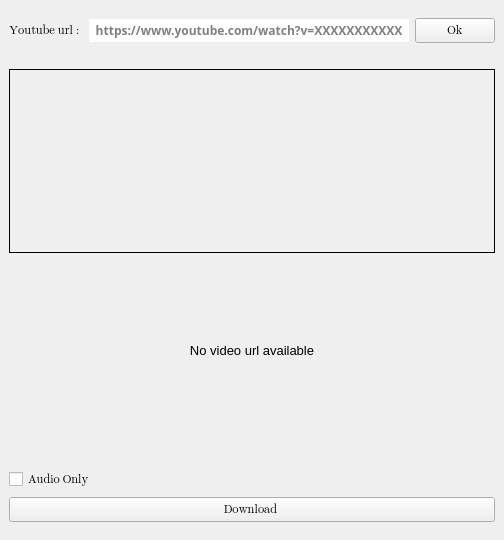
<?xml version="1.0" encoding="UTF-8"?>
<ui version="4.0">
 <class>MainWindow</class>
 <widget class="QMainWindow" name="MainWindow">
  <property name="geometry">
   <rect>
    <x>0</x>
    <y>0</y>
    <width>504</width>
    <height>540</height>
   </rect>
  </property>
  <property name="minimumSize">
   <size>
    <width>504</width>
    <height>540</height>
   </size>
  </property>
  <property name="maximumSize">
   <size>
    <width>1080</width>
    <height>1920</height>
   </size>
  </property>
  <property name="mouseTracking">
   <bool>false</bool>
  </property>
  <property name="windowTitle">
   <string>PigiTube </string>
  </property>
  <property name="windowIcon">
   <iconset resource="ressource/ressource.qrc">
    <normaloff>:/icone/icone.ico</normaloff>:/icone/icone.ico</iconset>
  </property>
  <property name="windowOpacity">
   <double>1.000000000000000</double>
  </property>
  <property name="autoFillBackground">
   <bool>true</bool>
  </property>
  <property name="documentMode">
   <bool>true</bool>
  </property>
  <property name="tabShape">
   <enum>QTabWidget::Triangular</enum>
  </property>
  <widget class="QWidget" name="centralwidget">
   <property name="enabled">
    <bool>true</bool>
   </property>
   <property name="minimumSize">
    <size>
     <width>504</width>
     <height>540</height>
    </size>
   </property>
   <property name="font">
    <font>
     <family>Segoe UI Emoji</family>
     <pointsize>9</pointsize>
    </font>
   </property>
   <property name="mouseTracking">
    <bool>false</bool>
   </property>
   <property name="contextMenuPolicy">
    <enum>Qt::CustomContextMenu</enum>
   </property>
   <property name="acceptDrops">
    <bool>false</bool>
   </property>
   <property name="autoFillBackground">
    <bool>true</bool>
   </property>
   <layout class="QHBoxLayout" name="horizontalLayout_2" stretch="0">
    <property name="sizeConstraint">
     <enum>QLayout::SetMinimumSize</enum>
    </property>
    <property name="leftMargin">
     <number>9</number>
    </property>
    <property name="topMargin">
     <number>18</number>
    </property>
    <property name="rightMargin">
     <number>9</number>
    </property>
    <property name="bottomMargin">
     <number>18</number>
    </property>
    <item>
     <layout class="QVBoxLayout" name="verticalLayout">
      <item>
       <layout class="QHBoxLayout" name="horizontalLayout">
        <item>
         <widget class="QLabel" name="youtube_url">
          <property name="text">
           <string>Youtube url : </string>
          </property>
          <property name="scaledContents">
           <bool>true</bool>
          </property>
          <property name="wordWrap">
           <bool>true</bool>
          </property>
          <property name="buddy">
           <cstring>input</cstring>
          </property>
         </widget>
        </item>
        <item>
         <widget class="QLineEdit" name="input">
          <property name="enabled">
           <bool>true</bool>
          </property>
          <property name="font">
           <font>
            <family>Segoe UI Semibold</family>
            <pointsize>9</pointsize>
            <weight>75</weight>
            <bold>true</bold>
           </font>
          </property>
          <property name="autoFillBackground">
           <bool>true</bool>
          </property>
          <property name="inputMask">
           <string/>
          </property>
          <property name="text">
           <string extracomment="Url"/>
          </property>
          <property name="maxLength">
           <number>80</number>
          </property>
          <property name="frame">
           <bool>false</bool>
          </property>
          <property name="alignment">
           <set>Qt::AlignCenter</set>
          </property>
          <property name="dragEnabled">
           <bool>false</bool>
          </property>
          <property name="placeholderText">
           <string>https://www.youtube.com/watch?v=XXXXXXXXXXX</string>
          </property>
          <property name="cursorMoveStyle">
           <enum>Qt::LogicalMoveStyle</enum>
          </property>
          <property name="clearButtonEnabled">
           <bool>true</bool>
          </property>
         </widget>
        </item>
        <item>
         <widget class="QPushButton" name="ok">
          <property name="text">
           <string>Ok</string>
          </property>
         </widget>
        </item>
       </layout>
      </item>
      <item>
       <spacer name="horizontalSpacer">
        <property name="orientation">
         <enum>Qt::Horizontal</enum>
        </property>
        <property name="sizeHint" stdset="0">
         <size>
          <width>40</width>
          <height>20</height>
         </size>
        </property>
       </spacer>
      </item>
      <item>
       <widget class="QLabel" name="thumbnail">
        <property name="frameShape">
         <enum>QFrame::Box</enum>
        </property>
        <property name="text">
         <string/>
        </property>
        <property name="scaledContents">
         <bool>true</bool>
        </property>
        <property name="alignment">
         <set>Qt::AlignCenter</set>
        </property>
        <property name="wordWrap">
         <bool>false</bool>
        </property>
        <property name="margin">
         <number>1</number>
        </property>
       </widget>
      </item>
      <item>
       <widget class="QLabel" name="titre">
        <property name="font">
         <font>
          <family>Microsoft YaHei UI</family>
          <pointsize>10</pointsize>
         </font>
        </property>
        <property name="text">
         <string>No video url available</string>
        </property>
        <property name="scaledContents">
         <bool>true</bool>
        </property>
        <property name="alignment">
         <set>Qt::AlignCenter</set>
        </property>
        <property name="buddy">
         <cstring></cstring>
        </property>
       </widget>
      </item>
      <item>
       <spacer name="horizontalSpacer_2">
        <property name="orientation">
         <enum>Qt::Horizontal</enum>
        </property>
        <property name="sizeHint" stdset="0">
         <size>
          <width>40</width>
          <height>20</height>
         </size>
        </property>
       </spacer>
      </item>
      <item>
       <widget class="QCheckBox" name="audio_only">
        <property name="text">
         <string>Audio Only </string>
        </property>
        <property name="checked">
         <bool>false</bool>
        </property>
        <property name="autoRepeat">
         <bool>true</bool>
        </property>
        <property name="autoExclusive">
         <bool>true</bool>
        </property>
        <property name="tristate">
         <bool>false</bool>
        </property>
       </widget>
      </item>
      <item>
       <widget class="QPushButton" name="download">
        <property name="enabled">
         <bool>true</bool>
        </property>
        <property name="whatsThis">
         <string>&lt;!DOCTYPE HTML PUBLIC &quot;-//W3C//DTD HTML 4.0//EN&quot; &quot;http://www.w3.org/TR/REC-html40/strict.dtd&quot;&gt;
&lt;html&gt;&lt;head&gt;&lt;meta name=&quot;qrichtext&quot; content=&quot;1&quot; /&gt;&lt;style type=&quot;text/css&quot;&gt;
p, li { white-space: pre-wrap; }
&lt;/style&gt;&lt;/head&gt;&lt;body style=&quot; font-family:'MS Shell Dlg 2'; font-size:8pt; font-weight:400; font-style:normal;&quot;&gt;
&lt;p style=&quot; margin-top:0px; margin-bottom:0px; margin-left:0px; margin-right:0px; -qt-block-indent:0; text-indent:0px;&quot;&gt;&lt;a href=&quot;https://i.ytimg.com/vi/OhnzDZERyNM/hqdefault.jpg?sqp=-oaymwEiCKgBEF5IWvKriqkDFQgBFQAAAAAYASUAAMhCPQCAokN4AQ==&amp;amp;rs=AOn4CLA6d3hjUxyu8yM_5Ds0DGkBo3hJzQ&quot;&gt;&lt;span style=&quot; text-decoration: underline; color:#0000ff;&quot;&gt;lien&lt;/span&gt;&lt;/a&gt;&lt;/p&gt;&lt;/body&gt;&lt;/html&gt;</string>
        </property>
        <property name="text">
         <string>Download </string>
        </property>
        <property name="icon">
         <iconset resource="ressource/ressource.qrc">
          <normaloff>:/icone/download_arrow_icon_143023.ico</normaloff>:/icone/download_arrow_icon_143023.ico</iconset>
        </property>
        <property name="checkable">
         <bool>false</bool>
        </property>
        <property name="checked">
         <bool>false</bool>
        </property>
        <property name="autoDefault">
         <bool>true</bool>
        </property>
        <property name="default">
         <bool>false</bool>
        </property>
        <property name="flat">
         <bool>false</bool>
        </property>
       </widget>
      </item>
     </layout>
    </item>
   </layout>
  </widget>
 </widget>
 <tabstops>
  <tabstop>input</tabstop>
  <tabstop>ok</tabstop>
  <tabstop>audio_only</tabstop>
  <tabstop>download</tabstop>
 </tabstops>
 <resources>
  <include location="ressource/ressource.qrc"/>
 </resources>
 <connections/>
</ui>
